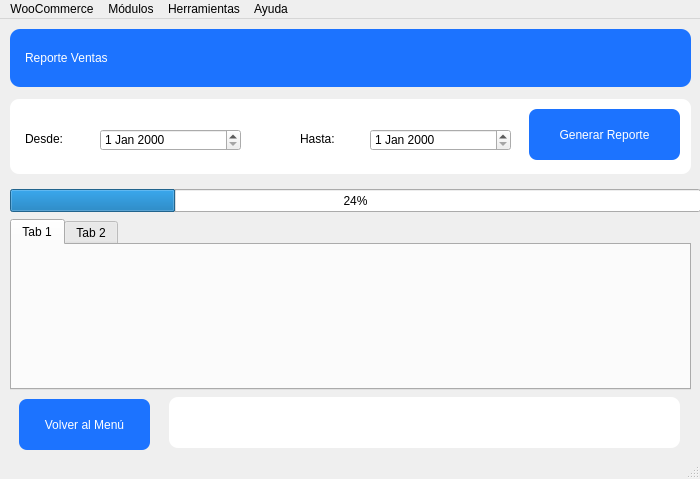
<?xml version="1.0" encoding="UTF-8"?>
<ui version="4.0">
 <class>MainW_reporteVentas</class>
 <widget class="QMainWindow" name="MainW_reporteVentas">
  <property name="geometry">
   <rect>
    <x>0</x>
    <y>0</y>
    <width>700</width>
    <height>479</height>
   </rect>
  </property>
  <property name="windowTitle">
   <string>MainWindow</string>
  </property>
  <property name="windowIcon">
   <iconset resource="../../../assets/iconos.qrc">
    <normaloff>:/reporte_ventas/icons/label_reporte_ventas.png</normaloff>:/reporte_ventas/icons/label_reporte_ventas.png</iconset>
  </property>
  <widget class="QWidget" name="centralwidget">
   <widget class="QLabel" name="lb_reporteVentas">
    <property name="geometry">
     <rect>
      <x>10</x>
      <y>10</y>
      <width>681</width>
      <height>58</height>
     </rect>
    </property>
    <property name="styleSheet">
     <string notr="true">background-color: rgb(28, 115, 255);
color: rgb(255, 255, 255);
font: 87 12pt &quot;Arial Black&quot;;
border-radius: 10px; 
padding: 8px 12px;
</string>
    </property>
    <property name="text">
     <string>Reporte Ventas</string>
    </property>
   </widget>
   <widget class="QLabel" name="lb_fondoblanco">
    <property name="geometry">
     <rect>
      <x>10</x>
      <y>80</y>
      <width>681</width>
      <height>75</height>
     </rect>
    </property>
    <property name="styleSheet">
     <string notr="true">background-color: qlineargradient(spread:pad, x1:0.6875, y1:0.216, x2:1, y2:0, stop:1 rgba(255, 255, 255, 255));
border-radius: 9px;
padding: 10px 12px;

</string>
    </property>
    <property name="text">
     <string/>
    </property>
   </widget>
   <widget class="QLabel" name="lb_desde">
    <property name="geometry">
     <rect>
      <x>25</x>
      <y>110</y>
      <width>61</width>
      <height>20</height>
     </rect>
    </property>
    <property name="styleSheet">
     <string notr="true">font: 9pt &quot;Arial&quot;;</string>
    </property>
    <property name="text">
     <string>Desde:</string>
    </property>
    <property name="textFormat">
     <enum>Qt::PlainText</enum>
    </property>
   </widget>
   <widget class="QLabel" name="lb_hasta">
    <property name="geometry">
     <rect>
      <x>300</x>
      <y>110</y>
      <width>61</width>
      <height>20</height>
     </rect>
    </property>
    <property name="styleSheet">
     <string notr="true">font: 9pt &quot;Arial&quot;;</string>
    </property>
    <property name="text">
     <string>Hasta:</string>
    </property>
    <property name="textFormat">
     <enum>Qt::PlainText</enum>
    </property>
   </widget>
   <widget class="QDateEdit" name="dateE_desde">
    <property name="geometry">
     <rect>
      <x>100</x>
      <y>110</y>
      <width>141</width>
      <height>22</height>
     </rect>
    </property>
    <property name="styleSheet">
     <string notr="true">font: 9pt &quot;Consolas&quot;;</string>
    </property>
   </widget>
   <widget class="QDateEdit" name="dateE_Hasta">
    <property name="geometry">
     <rect>
      <x>370</x>
      <y>110</y>
      <width>141</width>
      <height>22</height>
     </rect>
    </property>
    <property name="styleSheet">
     <string notr="true">font: 9pt &quot;Consolas&quot;;</string>
    </property>
   </widget>
   <widget class="QPushButton" name="pbt_generar_reporte">
    <property name="geometry">
     <rect>
      <x>529</x>
      <y>90</y>
      <width>151</width>
      <height>51</height>
     </rect>
    </property>
    <property name="styleSheet">
     <string notr="true">background-color: rgb(28, 115, 255);
color: rgb(255, 255, 255);
font: 75 10pt &quot;Arial Black&quot;;
border-radius: 8px;
padding: 6px 12px;</string>
    </property>
    <property name="text">
     <string>Generar Reporte</string>
    </property>
   </widget>
   <widget class="QProgressBar" name="progressB_barra">
    <property name="geometry">
     <rect>
      <x>10</x>
      <y>170</y>
      <width>691</width>
      <height>23</height>
     </rect>
    </property>
    <property name="value">
     <number>24</number>
    </property>
   </widget>
   <widget class="QTabWidget" name="tb_productos">
    <property name="geometry">
     <rect>
      <x>10</x>
      <y>200</y>
      <width>681</width>
      <height>171</height>
     </rect>
    </property>
    <property name="styleSheet">
     <string notr="true">font: 9pt &quot;Arial&quot;;</string>
    </property>
    <property name="currentIndex">
     <number>0</number>
    </property>
    <widget class="QWidget" name="tab">
     <attribute name="title">
      <string>Tab 1</string>
     </attribute>
    </widget>
    <widget class="QWidget" name="tab_2">
     <attribute name="title">
      <string>Tab 2</string>
     </attribute>
    </widget>
   </widget>
   <widget class="QLabel" name="lb_blancocomentario">
    <property name="geometry">
     <rect>
      <x>169</x>
      <y>378</y>
      <width>511</width>
      <height>51</height>
     </rect>
    </property>
    <property name="styleSheet">
     <string notr="true">background-color: qlineargradient(spread:pad, x1:0.6875, y1:0.216, x2:1, y2:0, stop:1 rgba(255, 255, 255, 255));
border-radius: 9px;
padding: 10px 12px;

</string>
    </property>
    <property name="text">
     <string/>
    </property>
   </widget>
   <widget class="QPushButton" name="bt_volver">
    <property name="geometry">
     <rect>
      <x>19</x>
      <y>380</y>
      <width>131</width>
      <height>51</height>
     </rect>
    </property>
    <property name="styleSheet">
     <string notr="true">background-color: rgb(28, 115, 255);
color: rgb(255, 255, 255);
font: 75 10pt &quot;Arial Black&quot;;
border-radius: 8px;
padding: 6px 12px;</string>
    </property>
    <property name="text">
     <string>Volver al Menú</string>
    </property>
   </widget>
   <widget class="QLabel" name="lb_fecha">
    <property name="geometry">
     <rect>
      <x>530</x>
      <y>30</y>
      <width>141</width>
      <height>22</height>
     </rect>
    </property>
    <property name="styleSheet">
     <string notr="true">font: 9pt &quot;Consolas&quot;;
color: rgb(255, 255, 255);</string>
    </property>
    <property name="text">
     <string/>
    </property>
   </widget>
  </widget>
  <widget class="QMenuBar" name="menubar">
   <property name="geometry">
    <rect>
     <x>0</x>
     <y>0</y>
     <width>700</width>
     <height>21</height>
    </rect>
   </property>
   <widget class="QMenu" name="menuHerramientas">
    <property name="title">
     <string>Herramientas</string>
    </property>
    <addaction name="actionSistema"/>
    <addaction name="actionClaro"/>
    <addaction name="actionOscuro"/>
   </widget>
   <widget class="QMenu" name="menuM_dulo">
    <property name="title">
     <string>Módulos</string>
    </property>
    <addaction name="actionReporte_Ventas"/>
    <addaction name="actionInventario"/>
    <addaction name="actionActualizar_Productos"/>
    <addaction name="actionLista_de_Distribuidores"/>
   </widget>
   <widget class="QMenu" name="menuAyuda">
    <property name="title">
     <string>Ayuda</string>
    </property>
    <addaction name="actionAcerca_de"/>
   </widget>
   <widget class="QMenu" name="menuCredenciales_API">
    <property name="title">
     <string>WooCommerce</string>
    </property>
    <addaction name="actionCredenciales_API"/>
   </widget>
   <addaction name="menuCredenciales_API"/>
   <addaction name="menuM_dulo"/>
   <addaction name="menuHerramientas"/>
   <addaction name="menuAyuda"/>
  </widget>
  <widget class="QStatusBar" name="statusbar"/>
  <action name="actionSistema">
   <property name="text">
    <string>Sistema</string>
   </property>
  </action>
  <action name="actionClaro">
   <property name="text">
    <string>Claro</string>
   </property>
  </action>
  <action name="actionOscuro">
   <property name="text">
    <string>Oscuro</string>
   </property>
  </action>
  <action name="actionReporte_Ventas">
   <property name="text">
    <string>Reporte Ventas</string>
   </property>
  </action>
  <action name="actionInventario">
   <property name="text">
    <string>Inventario</string>
   </property>
  </action>
  <action name="actionActualizar_Productos">
   <property name="text">
    <string>Actualizar Productos</string>
   </property>
  </action>
  <action name="actionLista_de_Distribuidores">
   <property name="text">
    <string>Lista de Distribuidores</string>
   </property>
  </action>
  <action name="actionAcerca_de">
   <property name="text">
    <string>Acerca de</string>
   </property>
  </action>
  <action name="actionCredenciales_API">
   <property name="text">
    <string>Credenciales API</string>
   </property>
  </action>
 </widget>
 <resources>
  <include location="../../../assets/iconos.qrc"/>
 </resources>
 <connections/>
</ui>
